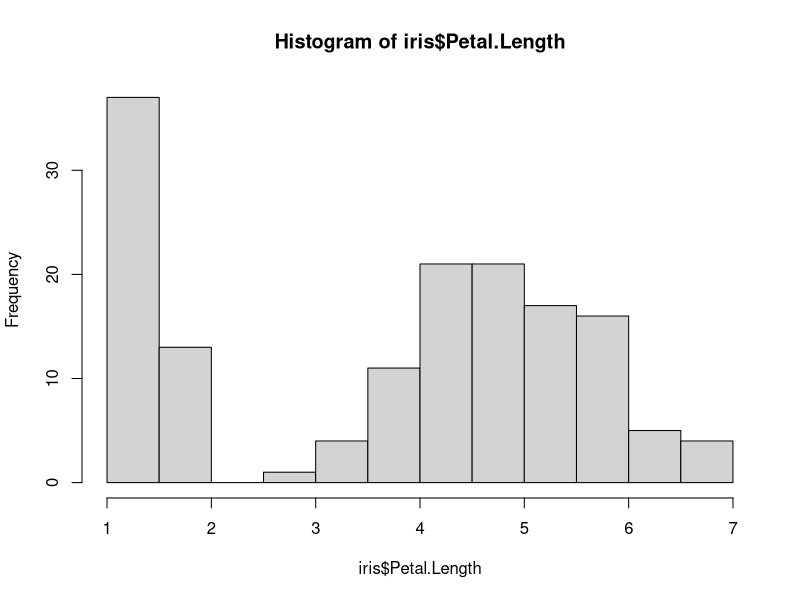
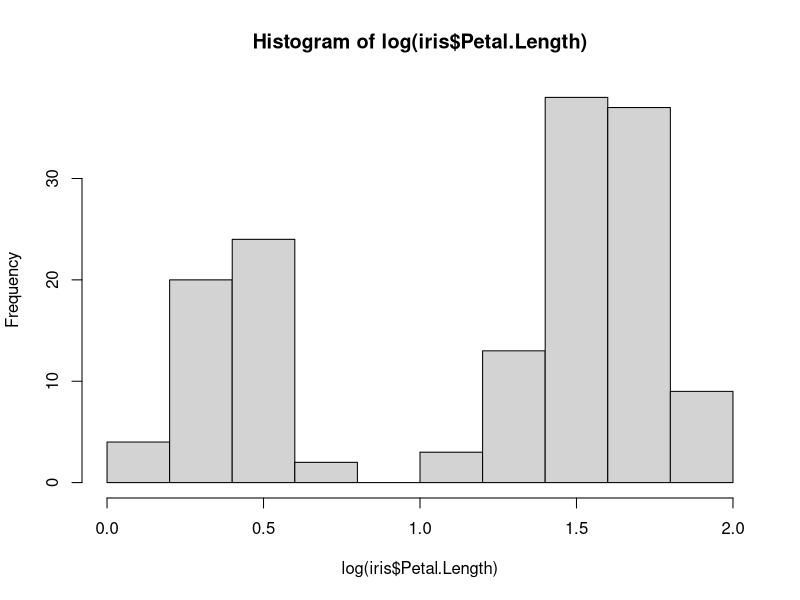
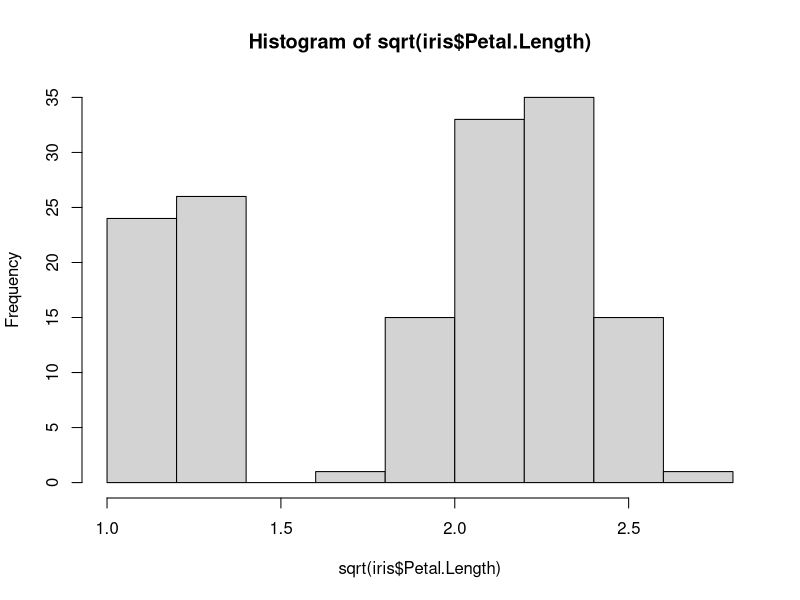
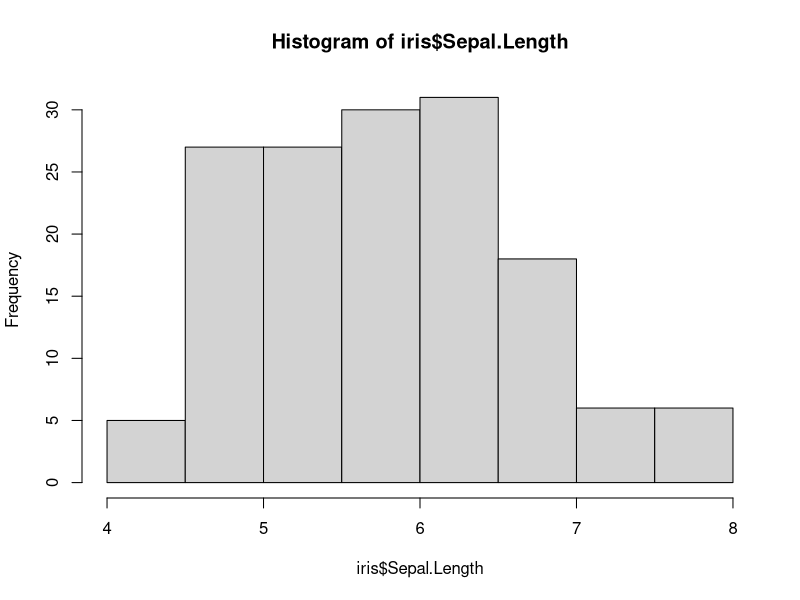
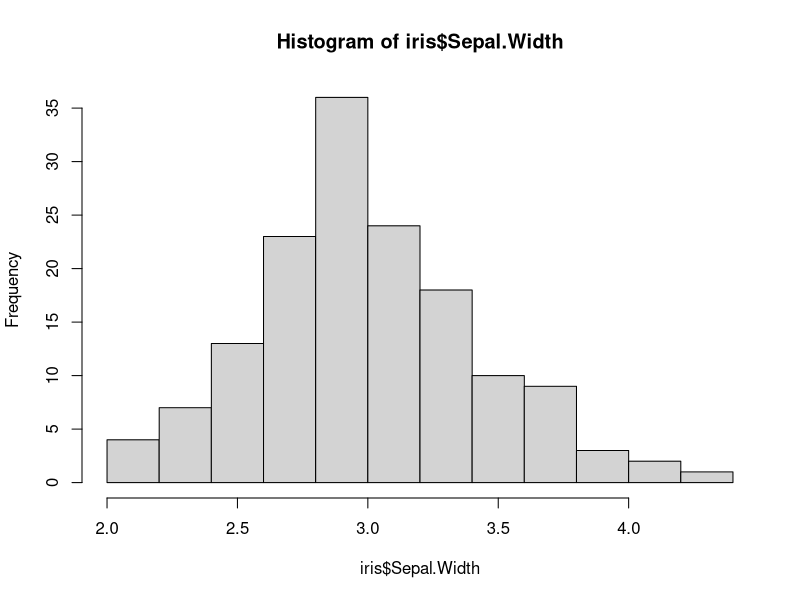

Reproduce these figures in R, in order.

#Let's see now iris dataset
data(iris)
summary(iris)
str(iris)

hist(iris$Petal.Length)
hist(log(iris$Petal.Length))
hist(sqrt(iris$Petal.Length))

summary(iris$Petal.Length)
summary(log(iris$Petal.Length))
summary(sqrt(iris$Petal.Length))

summary(iris$Sepal.Length)
hist(iris$Sepal.Length)

var(iris$Sepal.Length)
sd(iris$Sepal.Length)
mean(iris$Sepal.Length)

hist(iris$Sepal.Width)
write.csv(iris, "example.csv")

iris$Sepal.Width
sort(iris$Sepal.Width)

sd(iris$Sepal.Length)
iris[,]
iris[1,1]
iris[,1]
iris[1,]
iris[c(2,4,6),]
iris[,c(2,4,5)]
iris[iris$Species=="setosa",]
iris[iris$Sepal.Length>4.0,]
iris[c(2:5),c(1:4)]

iris[iris$Sepal.Length>4.0 | iris$Species=="setosa",]
iris[iris$Sepal.Length>4.0 & iris$Species=="setosa",]

#iris[row index,column index]

iris[,]
iris[1,]
iris[,1]
iris[c(1,6,8), c(2,5)]
iris[1,"Sepal.Length"]
iris[iris$Species=="setosa",]
iris[c(2,5),c(1,3)]
iris[1:5,c(1,2)]
iris_1 <- iris[iris$Species=="setosa",]

median(iris$Sepal.Length)


# taking multiple inputs
# using braces 
{
  var1 = readline("Enter 1st number : ");
  var2 = readline("Enter 2nd number : ");
  var3 = readline("Enter 3rd number : ");
  var4 = readline("Enter 4th number : ");
}

# converting each value
var1 = as.integer(var1);
var2 = as.integer(var2);
var3 = as.integer(var3);
var4 = as.integer(var4);

# print the sum of the 4 number
print(var1 + var2 + var3 + var4)

iris[,]
iris[1,]
iris[,1]
iris[c(2,5,6),c(2,4)]
iris[iris$Species=='setosa',]






